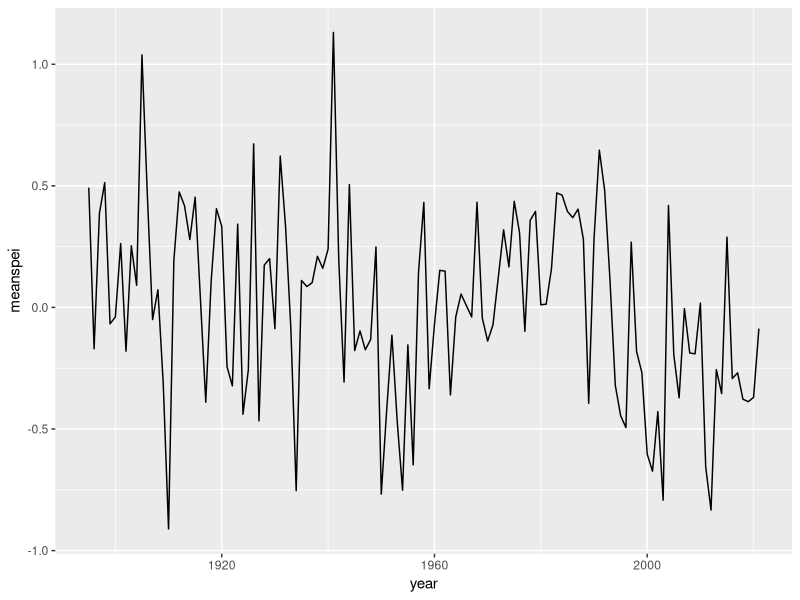

This figure's R source:
library(dplyr)
library(ggplot2)

spei = read.csv('data/raw_climate_data/SPEI_DonaAna_1895_2021_wide.csv')

spei_long = tidyr::pivot_longer(spei, cols=c('Jan','Feb','Mar','Apr','May','Jun','Jul','Aug','Sep','Oct','Nov','Dec'),
                                names_to='monthname', values_to='spei')
spei_long$month = NA
spei_long$month[spei_long$monthname=='Jan'] <- 1
spei_long$month[spei_long$monthname=='Feb'] <- 2
spei_long$month[spei_long$monthname=='Mar'] <- 3
spei_long$month[spei_long$monthname=='Apr'] <- 4
spei_long$month[spei_long$monthname=='May'] <- 5
spei_long$month[spei_long$monthname=='Jun'] <- 6
spei_long$month[spei_long$monthname=='Jul'] <- 7
spei_long$month[spei_long$monthname=='Aug'] <- 8
spei_long$month[spei_long$monthname=='Sep'] <- 9
spei_long$month[spei_long$monthname=='Oct'] <- 10
spei_long$month[spei_long$monthname=='Nov'] <- 11
spei_long$month[spei_long$monthname=='Dec'] <- 12

final = dplyr::select(spei_long, year=Year, month, spei)

write.csv(final, 'data/SPEI_DonaAna_1895_2021.csv')

yearly = final %>%
  group_by(year) %>%
  summarize(meanspei = mean(spei, na.rm=T))

ggplot(yearly, aes(x=year, y=meanspei)) +
  geom_line()
